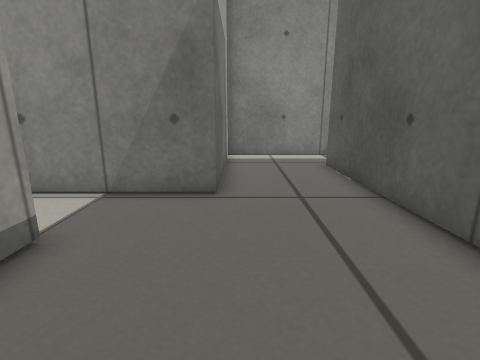
view 1 (above)

12 first-person views from a walk through a robot-simulator world made for Gazebo. The camera is 0.4 m above the floor, tilts 14° down and sees 85° across. The floor is counted in squares, 0.2 m on a side. Each view is taken from the middle of a square. On the plan, view 1 faces up. The plan holds only what a view shows up to about 16 squares ahead; the rest is blank.

view 2
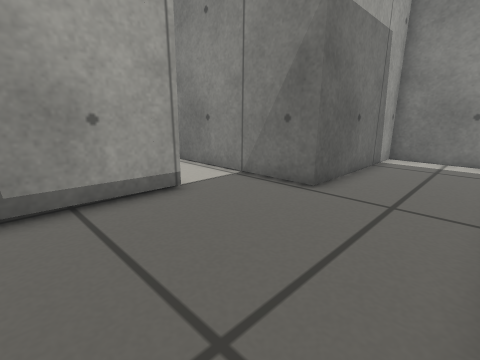

view 3
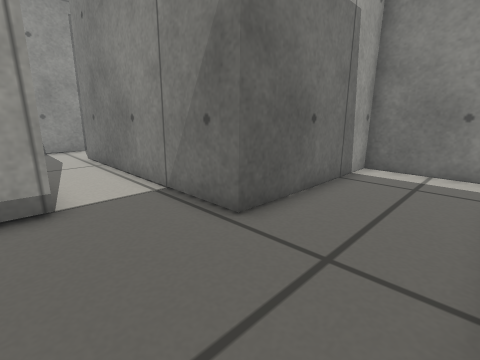

view 4
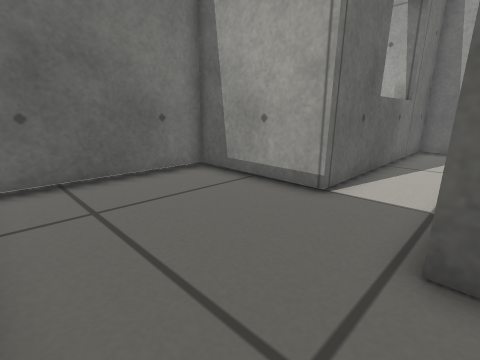

view 5
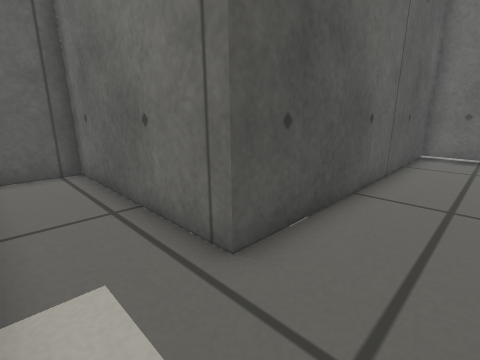

view 6
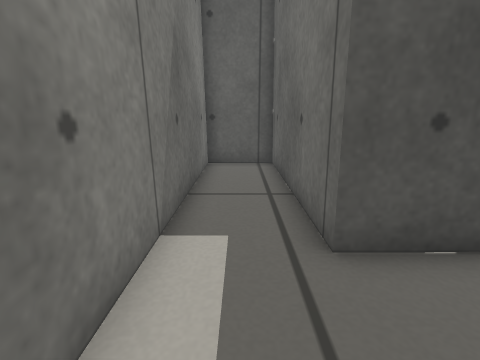

view 7
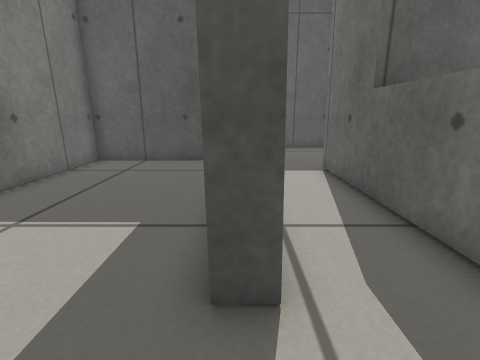

view 8
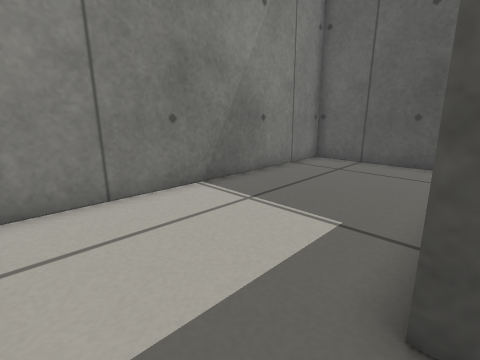

view 9
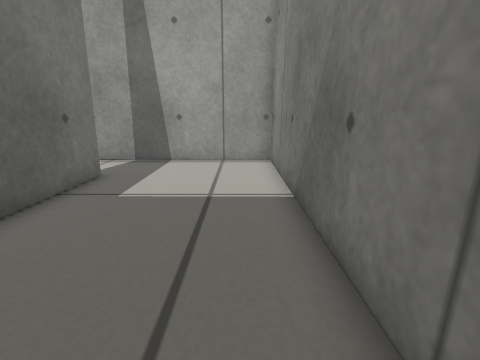

view 10
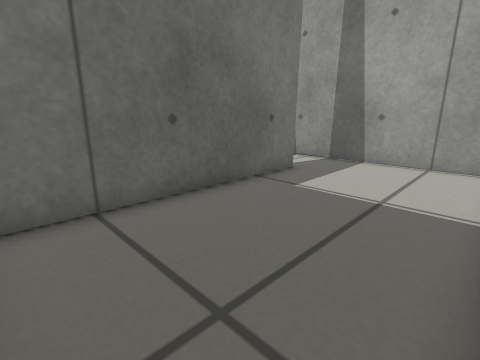

view 11
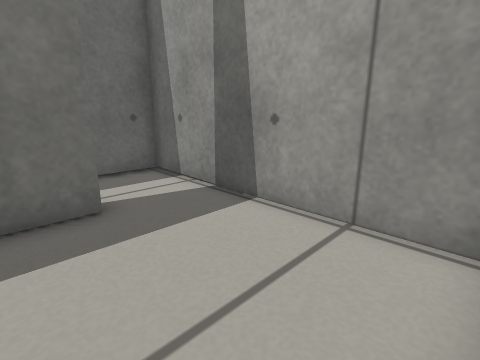

view 12
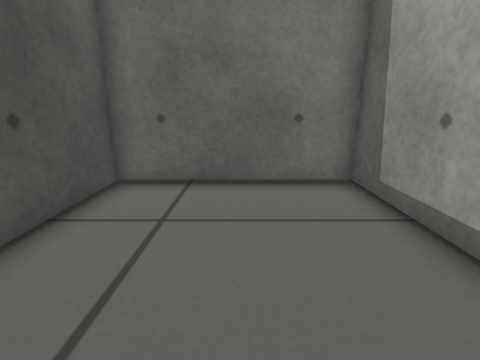

### Floor plan
Ten units are one square. View 1 is at (0, 0); x grows to the right and y downward. Boxes are objects, and circles mark ways between rooms. Rooms are numbered by the first view taken in them; rooms with no view inside come last. Other rooms are left out.
<svg viewBox="-142 -139 257 158">
<path fill="none" stroke="#000" d="M-137 -64 -137 -39 -32 -39 -32 14 35 14 35 -106 110 -106 110 -134 -6 -134 -6 -66 -106 -66M-106 -66 -106 -74 -20 -74M-14 -86 -14 -134 -137 -134 -137 -64"/>
<circle cx="-120" cy="-70" r="3" fill="#2a7"/>
<text x="0" y="-60">1</text>
<text x="-80" y="-100">2</text>
</svg>
Room 1 opens to room 2.

Where each view was taken, in squares from view 1:
view 1: 0 up, 0 right, facing up
view 2: 0 up, 3 right, facing up-left
view 3: 3 up, 3 right, facing up-left
view 4: 7 up, 3 right, facing down-left
view 5: 13 up, 1 right, facing down-right
view 6: 12 up, 0 right, facing right
view 7: 7 up, 13 left, facing right
view 8: 7 up, 13 left, facing up-right
view 9: 12 up, 2 left, facing left
view 10: 13 up, 2 left, facing down-left
view 11: 13 up, 9 left, facing down-left
view 12: 6 up, 0 right, facing down
